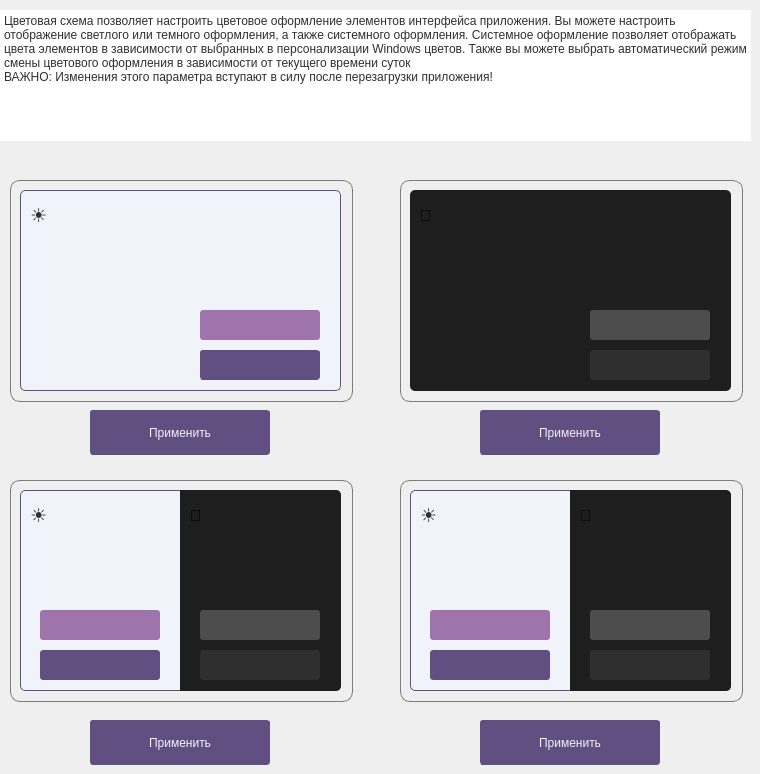
     <widget class="QWidget" name="color_style_page">
      <widget class="QFrame" name="frame">
       <property name="geometry">
        <rect>
         <x>20</x>
         <y>190</y>
         <width>321</width>
         <height>201</height>
        </rect>
       </property>
       <property name="styleSheet">
        <string notr="true">QFrame {
	border-radius: 5px;
	border: 1px solid rgb(98, 79, 130);
	background-color: rgb(240, 243, 249);
}</string>
       </property>
       <property name="frameShape">
        <enum>QFrame::StyledPanel</enum>
       </property>
       <property name="frameShadow">
        <enum>QFrame::Raised</enum>
       </property>
       <widget class="QFrame" name="frame_2">
        <property name="geometry">
         <rect>
          <x>180</x>
          <y>160</y>
          <width>120</width>
          <height>30</height>
         </rect>
        </property>
        <property name="styleSheet">
         <string notr="true">QFrame {
	border-radius: 3px;
	background-color: rgb(98, 79, 130);
}</string>
        </property>
        <property name="frameShape">
         <enum>QFrame::StyledPanel</enum>
        </property>
        <property name="frameShadow">
         <enum>QFrame::Raised</enum>
        </property>
       </widget>
       <widget class="QFrame" name="frame_3">
        <property name="geometry">
         <rect>
          <x>180</x>
          <y>120</y>
          <width>120</width>
          <height>30</height>
         </rect>
        </property>
        <property name="styleSheet">
         <string notr="true">QFrame {
	border-radius: 3px;
	border: none;
	background-color: rgb(159, 115, 171);
}</string>
        </property>
        <property name="frameShape">
         <enum>QFrame::StyledPanel</enum>
        </property>
        <property name="frameShadow">
         <enum>QFrame::Raised</enum>
        </property>
       </widget>
       <widget class="QLabel" name="label_6">
        <property name="geometry">
         <rect>
          <x>10</x>
          <y>10</y>
          <width>31</width>
          <height>31</height>
         </rect>
        </property>
        <property name="font">
         <font>
          <pointsize>14</pointsize>
         </font>
        </property>
        <property name="styleSheet">
         <string notr="true">QLabel {
	border: none;
	color: rgb(48, 47, 47);
}</string>
        </property>
        <property name="text">
         <string>☀</string>
        </property>
       </widget>
      </widget>
      <widget class="QPushButton" name="light_btn">
       <property name="geometry">
        <rect>
         <x>90</x>
         <y>410</y>
         <width>180</width>
         <height>45</height>
        </rect>
       </property>
       <property name="minimumSize">
        <size>
         <width>130</width>
         <height>45</height>
        </size>
       </property>
       <property name="maximumSize">
        <size>
         <width>200</width>
         <height>16777215</height>
        </size>
       </property>
       <property name="styleSheet">
        <string notr="true">QPushButton {
	border: 1px solid rgb(98, 79, 130);
	border-radius: 3px;
	background-color: rgb(98, 79, 130);
	color: rgb(240, 243, 249);
}

QPushButton:hover {
	border: 1px solid rgb(159, 115, 171);
	background-color: rgb(159, 115, 171);
}</string>
       </property>
       <property name="text">
        <string>Применить</string>
       </property>
      </widget>
      <widget class="QPushButton" name="dark_btn">
       <property name="geometry">
        <rect>
         <x>480</x>
         <y>410</y>
         <width>180</width>
         <height>45</height>
        </rect>
       </property>
       <property name="minimumSize">
        <size>
         <width>130</width>
         <height>45</height>
        </size>
       </property>
       <property name="maximumSize">
        <size>
         <width>200</width>
         <height>16777215</height>
        </size>
       </property>
       <property name="styleSheet">
        <string notr="true">QPushButton {
	border: 1px solid rgb(98, 79, 130);
	border-radius: 3px;
	background-color: rgb(98, 79, 130);
	color: rgb(240, 243, 249);
}

QPushButton:hover {
	border: 1px solid rgb(159, 115, 171);
	background-color: rgb(159, 115, 171);
}</string>
       </property>
       <property name="text">
        <string>Применить</string>
       </property>
      </widget>
      <widget class="QFrame" name="frame_11">
       <property name="geometry">
        <rect>
         <x>410</x>
         <y>190</y>
         <width>321</width>
         <height>201</height>
        </rect>
       </property>
       <property name="styleSheet">
        <string notr="true">QFrame {
	border-radius: 5px;
	background-color: rgb(30, 30, 30);
}</string>
       </property>
       <property name="frameShape">
        <enum>QFrame::StyledPanel</enum>
       </property>
       <property name="frameShadow">
        <enum>QFrame::Raised</enum>
       </property>
       <widget class="QFrame" name="frame_12">
        <property name="geometry">
         <rect>
          <x>180</x>
          <y>160</y>
          <width>120</width>
          <height>30</height>
         </rect>
        </property>
        <property name="styleSheet">
         <string notr="true">QFrame {
	border-radius: 3px;
	border: none;
	background-color: rgb(48, 47, 47);
}</string>
        </property>
        <property name="frameShape">
         <enum>QFrame::StyledPanel</enum>
        </property>
        <property name="frameShadow">
         <enum>QFrame::Raised</enum>
        </property>
       </widget>
       <widget class="QFrame" name="frame_13">
        <property name="geometry">
         <rect>
          <x>180</x>
          <y>120</y>
          <width>120</width>
          <height>30</height>
         </rect>
        </property>
        <property name="styleSheet">
         <string notr="true">QFrame {
	border-radius: 3px;
	border: none;
	background-color: rgb(77, 77, 77);
}</string>
        </property>
        <property name="frameShape">
         <enum>QFrame::StyledPanel</enum>
        </property>
        <property name="frameShadow">
         <enum>QFrame::Raised</enum>
        </property>
       </widget>
       <widget class="QLabel" name="label_9">
        <property name="geometry">
         <rect>
          <x>10</x>
          <y>10</y>
          <width>31</width>
          <height>31</height>
         </rect>
        </property>
        <property name="font">
         <font>
          <pointsize>12</pointsize>
         </font>
        </property>
        <property name="styleSheet">
         <string notr="true">QLabel {
	border: none;
}</string>
        </property>
        <property name="text">
         <string>🌙</string>
        </property>
       </widget>
      </widget>
      <widget class="QPushButton" name="win_btn">
       <property name="geometry">
        <rect>
         <x>90</x>
         <y>720</y>
         <width>180</width>
         <height>45</height>
        </rect>
       </property>
       <property name="minimumSize">
        <size>
         <width>130</width>
         <height>45</height>
        </size>
       </property>
       <property name="maximumSize">
        <size>
         <width>200</width>
         <height>16777215</height>
        </size>
       </property>
       <property name="styleSheet">
        <string notr="true">QPushButton {
	border: 1px solid rgb(98, 79, 130);
	border-radius: 3px;
	background-color: rgb(98, 79, 130);
	color: rgb(240, 243, 249);
}

QPushButton:hover {
	border: 1px solid rgb(159, 115, 171);
	background-color: rgb(159, 115, 171);
}</string>
       </property>
       <property name="text">
        <string>Применить</string>
       </property>
      </widget>
      <widget class="QFrame" name="frame_4">
       <property name="geometry">
        <rect>
         <x>20</x>
         <y>490</y>
         <width>321</width>
         <height>201</height>
        </rect>
       </property>
       <property name="styleSheet">
        <string notr="true">QFrame {
	border-radius: 5px;
	border: 1px solid rgb(98, 79, 130);
	background-color: rgb(240, 243, 249);
}</string>
       </property>
       <property name="frameShape">
        <enum>QFrame::StyledPanel</enum>
       </property>
       <property name="frameShadow">
        <enum>QFrame::Raised</enum>
       </property>
       <widget class="QFrame" name="accent_light_win_color">
        <property name="geometry">
         <rect>
          <x>20</x>
          <y>160</y>
          <width>120</width>
          <height>30</height>
         </rect>
        </property>
        <property name="styleSheet">
         <string notr="true">QFrame {
	border-radius: 3px;
	border: none;
	background-color: rgb(98, 79, 130);
}</string>
        </property>
        <property name="frameShape">
         <enum>QFrame::StyledPanel</enum>
        </property>
        <property name="frameShadow">
         <enum>QFrame::Raised</enum>
        </property>
       </widget>
       <widget class="QFrame" name="compl_light_win_color">
        <property name="geometry">
         <rect>
          <x>20</x>
          <y>120</y>
          <width>120</width>
          <height>30</height>
         </rect>
        </property>
        <property name="styleSheet">
         <string notr="true">QFrame {
	border-radius: 3px;
	border: none;
	background-color: rgb(159, 115, 171);
}</string>
        </property>
        <property name="frameShape">
         <enum>QFrame::StyledPanel</enum>
        </property>
        <property name="frameShadow">
         <enum>QFrame::Raised</enum>
        </property>
       </widget>
       <widget class="QLabel" name="label_8">
        <property name="geometry">
         <rect>
          <x>10</x>
          <y>10</y>
          <width>31</width>
          <height>31</height>
         </rect>
        </property>
        <property name="font">
         <font>
          <pointsize>14</pointsize>
         </font>
        </property>
        <property name="styleSheet">
         <string notr="true">QLabel {
	border: none;
	color: rgb(48, 47, 47);
}</string>
        </property>
        <property name="text">
         <string>☀</string>
        </property>
       </widget>
       <widget class="QFrame" name="frame_17">
        <property name="geometry">
         <rect>
          <x>160</x>
          <y>0</y>
          <width>161</width>
          <height>201</height>
         </rect>
        </property>
        <property name="styleSheet">
         <string notr="true">QFrame {
	border-top-left-radius: 0;
	border-top-right-radius: 5px;
	border-bottom-right-radius: 5px;
	border-bottom-left-radius: 0;
	border: none;
	background-color: rgb(30, 30, 30);
}</string>
        </property>
        <property name="frameShape">
         <enum>QFrame::StyledPanel</enum>
        </property>
        <property name="frameShadow">
         <enum>QFrame::Raised</enum>
        </property>
        <widget class="QLabel" name="label_11">
         <property name="geometry">
          <rect>
           <x>10</x>
           <y>10</y>
           <width>31</width>
           <height>31</height>
          </rect>
         </property>
         <property name="font">
          <font>
           <pointsize>12</pointsize>
          </font>
         </property>
         <property name="styleSheet">
          <string notr="true">QLabel {
	border: none;
}</string>
         </property>
         <property name="text">
          <string>🌙</string>
         </property>
        </widget>
        <widget class="QFrame" name="compl_dark_win_color">
         <property name="geometry">
          <rect>
           <x>20</x>
           <y>120</y>
           <width>120</width>
           <height>30</height>
          </rect>
         </property>
         <property name="styleSheet">
          <string notr="true">QFrame {
	border-radius: 3px;
	border: none;
	background-color: rgb(77, 77, 77);
}</string>
         </property>
         <property name="frameShape">
          <enum>QFrame::StyledPanel</enum>
         </property>
         <property name="frameShadow">
          <enum>QFrame::Raised</enum>
         </property>
        </widget>
        <widget class="QFrame" name="accent_dark_win_color">
         <property name="geometry">
          <rect>
           <x>20</x>
           <y>160</y>
           <width>120</width>
           <height>30</height>
          </rect>
         </property>
         <property name="styleSheet">
          <string notr="true">QFrame {
	border-radius: 3px;
	border: none;
	background-color: rgb(48, 47, 47);
}</string>
         </property>
         <property name="frameShape">
          <enum>QFrame::StyledPanel</enum>
         </property>
         <property name="frameShadow">
          <enum>QFrame::Raised</enum>
         </property>
        </widget>
       </widget>
      </widget>
      <widget class="QPushButton" name="time_color_btn">
       <property name="geometry">
        <rect>
         <x>480</x>
         <y>720</y>
         <width>180</width>
         <height>45</height>
        </rect>
       </property>
       <property name="minimumSize">
        <size>
         <width>130</width>
         <height>45</height>
        </size>
       </property>
       <property name="maximumSize">
        <size>
         <width>200</width>
         <height>16777215</height>
        </size>
       </property>
       <property name="styleSheet">
        <string notr="true">QPushButton {
	border: 1px solid rgb(98, 79, 130);
	border-radius: 3px;
	background-color: rgb(98, 79, 130);
	color: rgb(240, 243, 249);
}

QPushButton:hover {
	border: 1px solid rgb(159, 115, 171);
	background-color: rgb(159, 115, 171);
}</string>
       </property>
       <property name="text">
        <string>Применить</string>
       </property>
      </widget>
      <widget class="QFrame" name="frame_14">
       <property name="geometry">
        <rect>
         <x>410</x>
         <y>490</y>
         <width>321</width>
         <height>201</height>
        </rect>
       </property>
       <property name="styleSheet">
        <string notr="true">QFrame {
	border-radius: 5px;
	border: 1px solid rgb(98, 79, 130);
	background-color: rgb(240, 243, 249);
}</string>
       </property>
       <property name="frameShape">
        <enum>QFrame::StyledPanel</enum>
       </property>
       <property name="frameShadow">
        <enum>QFrame::Raised</enum>
       </property>
       <widget class="QFrame" name="frame_15">
        <property name="geometry">
         <rect>
          <x>20</x>
          <y>160</y>
          <width>120</width>
          <height>30</height>
         </rect>
        </property>
        <property name="styleSheet">
         <string notr="true">QFrame {
	border-radius: 3px;
	border: none;
	background-color: rgb(98, 79, 130);
}</string>
        </property>
        <property name="frameShape">
         <enum>QFrame::StyledPanel</enum>
        </property>
        <property name="frameShadow">
         <enum>QFrame::Raised</enum>
        </property>
       </widget>
       <widget class="QFrame" name="frame_16">
        <property name="geometry">
         <rect>
          <x>20</x>
          <y>120</y>
          <width>120</width>
          <height>30</height>
         </rect>
        </property>
        <property name="styleSheet">
         <string notr="true">QFrame {
	border-radius: 3px;
	border: none;
	background-color: rgb(159, 115, 171);
}</string>
        </property>
        <property name="frameShape">
         <enum>QFrame::StyledPanel</enum>
        </property>
        <property name="frameShadow">
         <enum>QFrame::Raised</enum>
        </property>
       </widget>
       <widget class="QLabel" name="label_10">
        <property name="geometry">
         <rect>
          <x>10</x>
          <y>10</y>
          <width>31</width>
          <height>31</height>
         </rect>
        </property>
        <property name="font">
         <font>
          <pointsize>14</pointsize>
         </font>
        </property>
        <property name="styleSheet">
         <string notr="true">QLabel {
	border: none;
	color: rgb(48, 47, 47);
}</string>
        </property>
        <property name="text">
         <string>☀</string>
        </property>
       </widget>
       <widget class="QFrame" name="frame_20">
        <property name="geometry">
         <rect>
          <x>160</x>
          <y>0</y>
          <width>161</width>
          <height>201</height>
         </rect>
        </property>
        <property name="styleSheet">
         <string notr="true">QFrame {
	border-top-left-radius: 0;
	border-top-right-radius: 5px;
	border-bottom-right-radius: 5px;
	border-bottom-left-radius: 0;
	border: none;
	background-color: rgb(30, 30, 30);
}</string>
        </property>
        <property name="frameShape">
         <enum>QFrame::StyledPanel</enum>
        </property>
        <property name="frameShadow">
         <enum>QFrame::Raised</enum>
        </property>
        <widget class="QLabel" name="label_12">
         <property name="geometry">
          <rect>
           <x>10</x>
           <y>10</y>
           <width>31</width>
           <height>31</height>
          </rect>
         </property>
         <property name="font">
          <font>
           <pointsize>12</pointsize>
          </font>
         </property>
         <property name="styleSheet">
          <string notr="true">QLabel {
	border: none;
}</string>
         </property>
         <property name="text">
          <string>🌙</string>
         </property>
        </widget>
        <widget class="QFrame" name="frame_21">
         <property name="geometry">
          <rect>
           <x>20</x>
           <y>120</y>
           <width>120</width>
           <height>30</height>
          </rect>
         </property>
         <property name="styleSheet">
          <string notr="true">QFrame {
	border-radius: 3px;
	border: none;
	background-color: rgb(77, 77, 77);
}</string>
         </property>
         <property name="frameShape">
          <enum>QFrame::StyledPanel</enum>
         </property>
         <property name="frameShadow">
          <enum>QFrame::Raised</enum>
         </property>
        </widget>
        <widget class="QFrame" name="frame_22">
         <property name="geometry">
          <rect>
           <x>20</x>
           <y>160</y>
           <width>120</width>
           <height>30</height>
          </rect>
         </property>
         <property name="styleSheet">
          <string notr="true">QFrame {
	border-radius: 3px;
	border: none;
	background-color: rgb(48, 47, 47);
}</string>
         </property>
         <property name="frameShape">
          <enum>QFrame::StyledPanel</enum>
         </property>
         <property name="frameShadow">
          <enum>QFrame::Raised</enum>
         </property>
        </widget>
       </widget>
      </widget>
      <widget class="QPlainTextEdit" name="plainTextEdit">
       <property name="geometry">
        <rect>
         <x>0</x>
         <y>10</y>
         <width>751</width>
         <height>131</height>
        </rect>
       </property>
       <property name="styleSheet">
        <string notr="true">QPlainTextEdit {
	border: none;
	color: rgb(48, 47, 47);
}</string>
       </property>
       <property name="readOnly">
        <bool>true</bool>
       </property>
       <property name="plainText">
        <string>Цветовая схема позволяет настроить цветовое оформление элементов интерфейса приложения. Вы можете настроить отображение светлого или темного оформления, а также системного оформления. Системное оформление позволяет отображать цвета элементов в зависимости от выбранных в персонализации Windows цветов. Также вы можете выбрать автоматический режим смены цветового оформления в зависимости от текущего времени суток
ВАЖНО: Изменения этого параметра вступают в силу после перезагрузки приложения!</string>
       </property>
      </widget>
      <widget class="QFrame" name="dark_style_frame">
       <property name="geometry">
        <rect>
         <x>400</x>
         <y>180</y>
         <width>343</width>
         <height>222</height>
        </rect>
       </property>
       <property name="styleSheet">
        <string notr="true">QFrame {
	border-radius: 10px;
	border: 1px solid rgba(48, 47, 47, 150);
}</string>
       </property>
       <property name="frameShape">
        <enum>QFrame::StyledPanel</enum>
       </property>
       <property name="frameShadow">
        <enum>QFrame::Raised</enum>
       </property>
      </widget>
      <widget class="QFrame" name="system_style_frame">
       <property name="geometry">
        <rect>
         <x>10</x>
         <y>480</y>
         <width>343</width>
         <height>222</height>
        </rect>
       </property>
       <property name="styleSheet">
        <string notr="true">QFrame {
	border-radius: 10px;
	border: 1px solid rgba(48, 47, 47, 150);
}</string>
       </property>
       <property name="frameShape">
        <enum>QFrame::StyledPanel</enum>
       </property>
       <property name="frameShadow">
        <enum>QFrame::Raised</enum>
       </property>
      </widget>
      <widget class="QFrame" name="time_color_style_frame">
       <property name="geometry">
        <rect>
         <x>400</x>
         <y>480</y>
         <width>343</width>
         <height>222</height>
        </rect>
       </property>
       <property name="styleSheet">
        <string notr="true">QFrame {
	border-radius: 10px;
	border: 1px solid rgba(48, 47, 47, 150);
}</string>
       </property>
       <property name="frameShape">
        <enum>QFrame::StyledPanel</enum>
       </property>
       <property name="frameShadow">
        <enum>QFrame::Raised</enum>
       </property>
      </widget>
      <widget class="QFrame" name="light_style_frame">
       <property name="geometry">
        <rect>
         <x>10</x>
         <y>180</y>
         <width>343</width>
         <height>222</height>
        </rect>
       </property>
       <property name="styleSheet">
        <string notr="true">QFrame {
	border-radius: 10px;
	border: 1px solid rgba(48, 47, 47, 150);
}</string>
       </property>
       <property name="frameShape">
        <enum>QFrame::StyledPanel</enum>
       </property>
       <property name="frameShadow">
        <enum>QFrame::Raised</enum>
       </property>
      </widget>
      <zorder>light_style_frame</zorder>
      <zorder>time_color_style_frame</zorder>
      <zorder>system_style_frame</zorder>
      <zorder>dark_style_frame</zorder>
      <zorder>frame</zorder>
      <zorder>light_btn</zorder>
      <zorder>dark_btn</zorder>
      <zorder>frame_11</zorder>
      <zorder>win_btn</zorder>
      <zorder>frame_4</zorder>
      <zorder>time_color_btn</zorder>
      <zorder>frame_14</zorder>
      <zorder>plainTextEdit</zorder>
     </widget>
